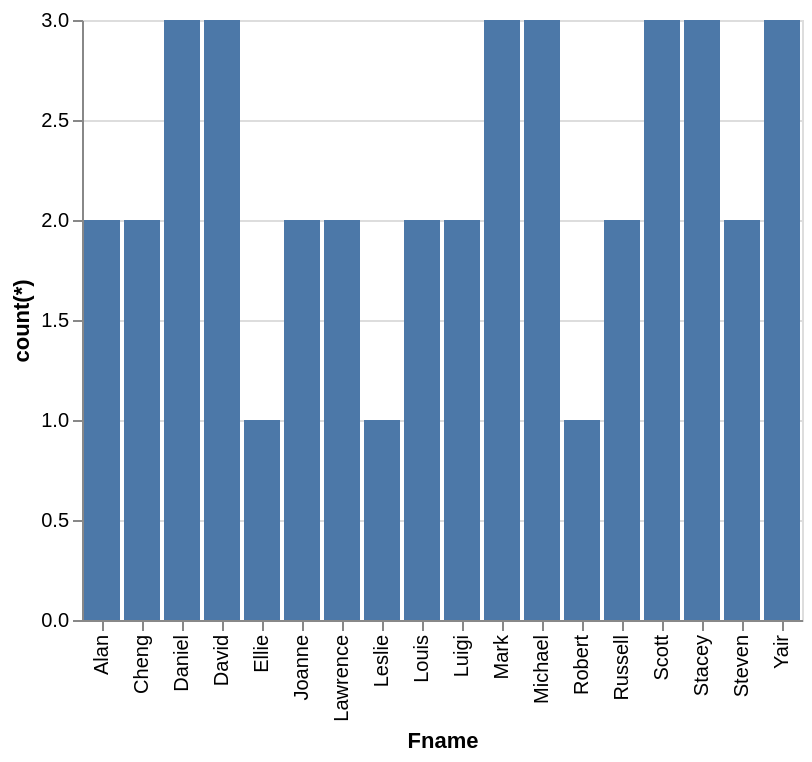

Describe this chart as a Vega-Lite specification.
### Vega-Lite specification from a JSON file in a GitHub repository (floating-point values rounded to 4 significant figures)
{"data": {"values": [{"x_data": "Alan", "y_data": 2}, {"x_data": "Cheng", "y_data": 2}, {"x_data": "Daniel", "y_data": 3}, {"x_data": "David", "y_data": 3}, {"x_data": "Ellie", "y_data": 1}, {"x_data": "Joanne", "y_data": 2}, {"x_data": "Lawrence", "y_data": 2}, {"x_data": "Leslie", "y_data": 1}, {"x_data": "Louis", "y_data": 2}, {"x_data": "Luigi", "y_data": 2}, {"x_data": "Mark", "y_data": 3}, {"x_data": "Michael", "y_data": 3}, {"x_data": "Robert", "y_data": 1}, {"x_data": "Russell", "y_data": 2}, {"x_data": "Scott", "y_data": 3}, {"x_data": "Stacey", "y_data": 3}, {"x_data": "Steven", "y_data": 2}, {"x_data": "Yair", "y_data": 3}]}, "mark": "bar", "encoding": {"x": {"field": "x_data", "type": "nominal", "title": "Fname", "sort": "ascending"}, "y": {"field": "y_data", "type": "quantitative", "title": "count(*)"}}}
